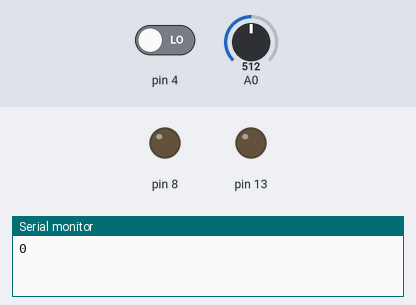
Recording of a sketch running on a simulated Arduino Uno, built with avr-gcc and run on an emulated ATmega328P. Shown: output pins drawn as LEDs (lit = HIGH), the last lines printed to the serial monitor. The inputs (shaded band) are chosen by the test bench; at power-on: pin 4 LOW, A0 = 512.

Above: at 0.1 s.
At 3.8 s:
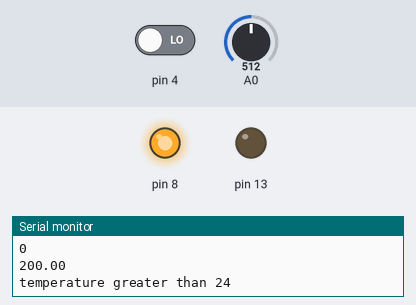
3.9 s: pin 4 driven HIGH
At 4.7 s:
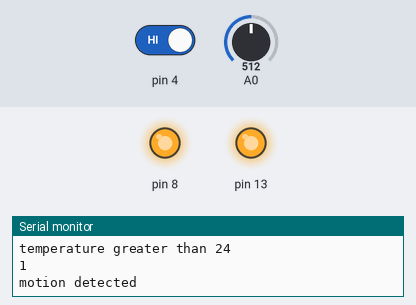
Timing chart, 0 to 6.9 s (numbered marks = the images above; inputs shaded):
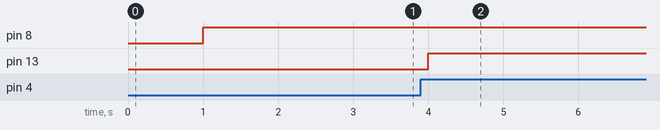

The sketch:

ponugoti_mohan_krishna1.ino
```cpp
void setup()
{
  Serial.begin(9600);
  pinMode(4,INPUT);
  pinMode(8,OUTPUT);
  pinMode(13,OUTPUT);

}
void loop()
{
  int p=digitalRead(4);
  Serial.println(p);
  if(p)
  {
    digitalWrite(13,HIGH);
    Serial.println("motion detected");
  }
  delay(1000);
  double a=analogRead(A0);
  double t=(((a/1024)*5)-0.5)*100;
  Serial.println(t);
  if(t>20)
  {
  digitalWrite(8,HIGH);
    Serial.println("temperature greater than 24");
  delay(1000);
  }
}
```

Measured:
- after the input at 3.9 s, pin 13: LOW → HIGH after 0.10 s
